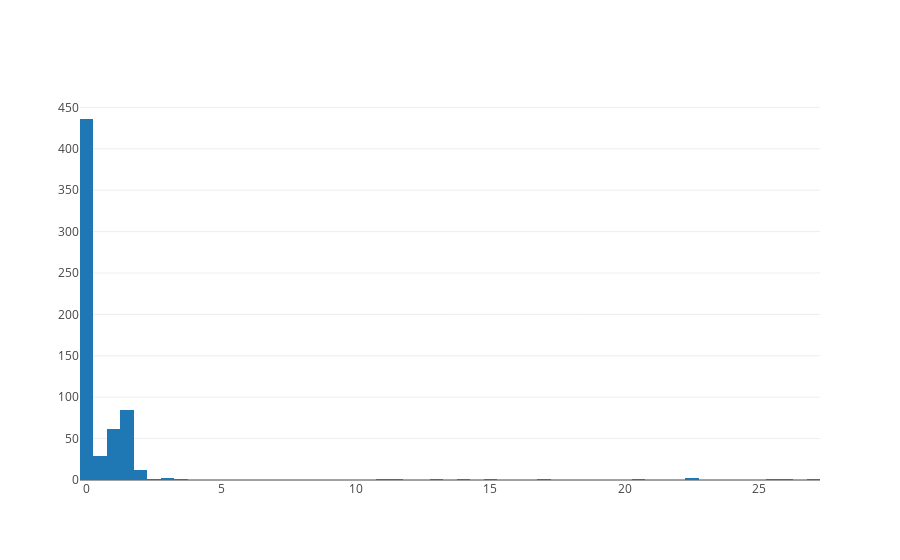
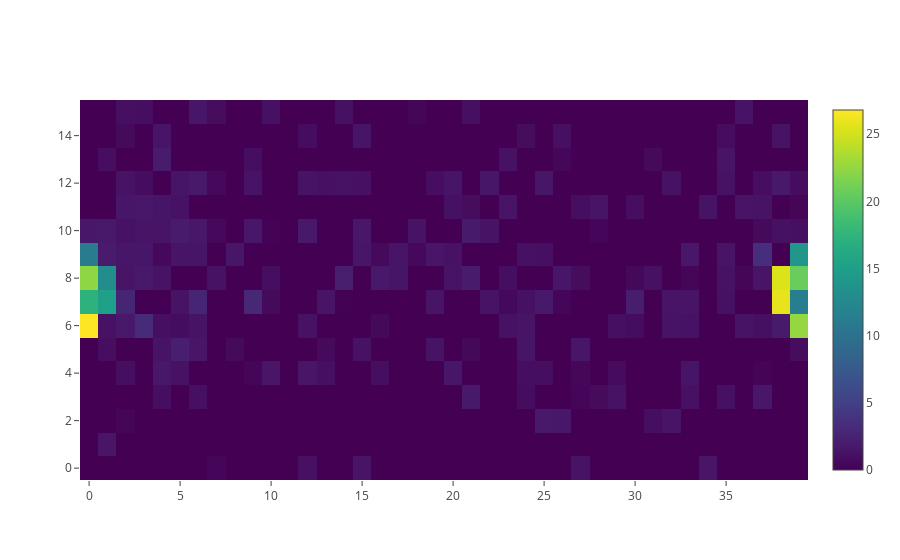
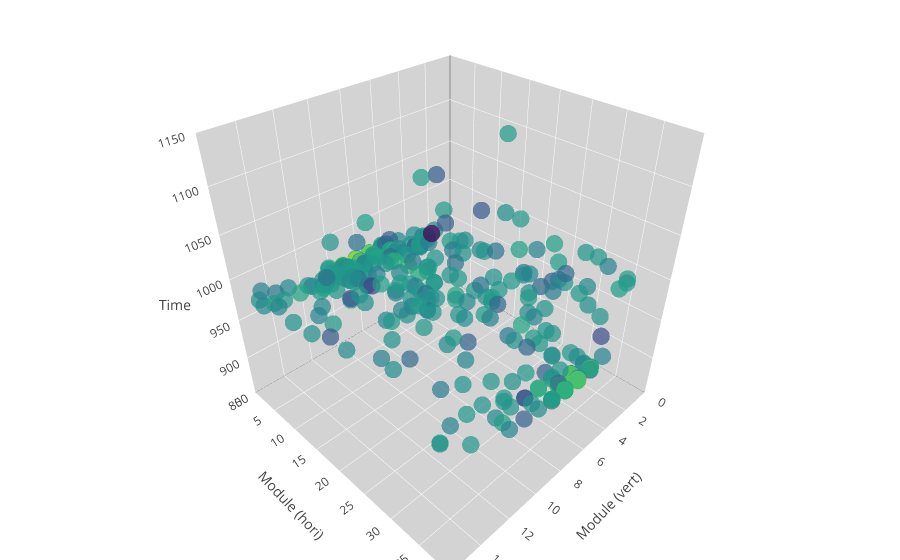

The cell these charts' notebook holds for them, in order:
### Code cell
entry = 0
# get plotly traces
trace1d,trace2d,trace3d = plot(data[entry])

# visualize 1d
iplot([trace1d])

# visualize 2d
iplot([trace2d])

# visualize 3d
ranges=((0.,16.),(0.,40.),(850.,1150.))
layout = get_layout_3d(ranges,['Module (vert)','Module (hori)','Time'])
fig = go.Figure(data=[trace3d],layout=layout)
iplot(fig,filename='my plot')

### Figure 1 — Plotly figure (JSON) as saved in the notebook; plotly's stock layout.template omitted (floating-point values rounded to 4 significant figures; data arrays with more than 128 entries replaced by an {"elided": "..."} marker saying what was removed)
{"data": [{"type": "histogram", "uid": "5094818c-444b-4276-bc83-758dad2b153c", "x": {"elided": "640 float values"}}], "layout": {}}

### Figure 2 — Plotly figure (JSON) as saved in the notebook; plotly's stock layout.template omitted (floating-point values rounded to 4 significant figures; data arrays with more than 128 entries replaced by an {"elided": "..."} marker saying what was removed)
{"data": [{"colorscale": "Viridis", "type": "heatmap", "uid": "f8b3c5de-8966-4abd-aba1-44783cebca54", "z": {"elided": "16x40 float values"}}], "layout": {}}

### Figure 3 — Plotly figure (JSON) as saved in the notebook; plotly's stock layout.template omitted (floating-point values rounded to 4 significant figures; data arrays with more than 128 entries replaced by an {"elided": "..."} marker saying what was removed)
{"data": [{"marker": {"color": {"elided": "399 float values"}, "colorscale": "Viridis", "opacity": 0.7, "size": 6}, "mode": "markers", "type": "scatter3d", "uid": "f9bea24b-edfa-46b7-bc96-2351457155fc", "x": {"elided": "399 int values"}, "y": {"elided": "399 int values"}, "z": {"elided": "399 int values"}}], "layout": {"margin": {"b": 0, "l": 0, "r": 0, "t": 0}, "scene": {"aspectmode": "cube", "xaxis": {"backgroundcolor": "lightgray", "gridcolor": "rgb(255, 255, 255)", "nticks": 10, "range": [0, 16], "showbackground": true, "showticklabels": true, "title": {"text": "Module (vert)"}}, "yaxis": {"backgroundcolor": "lightgray", "gridcolor": "rgb(255, 255, 255)", "nticks": 10, "range": [0, 40], "showbackground": true, "showticklabels": true, "title": {"text": "Module (hori)"}}, "zaxis": {"backgroundcolor": "lightgray", "gridcolor": "rgb(255, 255, 255)", "nticks": 10, "range": [850, 1150], "showbackground": true, "showticklabels": true, "title": {"text": "Time"}}}, "showlegend": false}}
